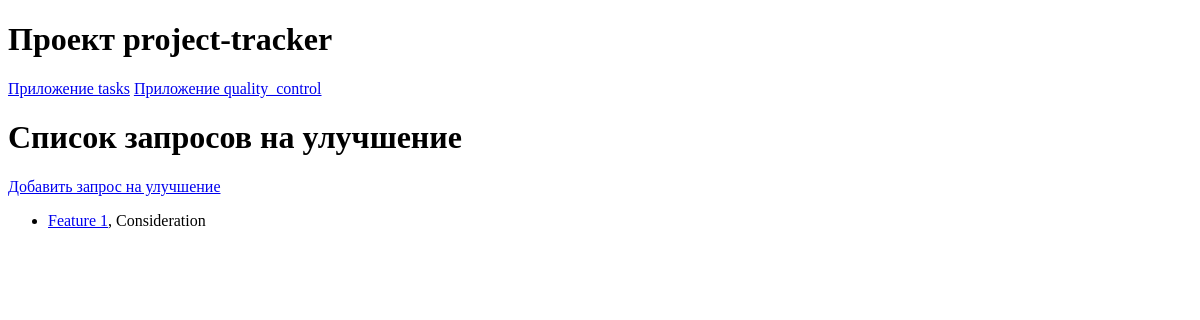
The page /quality_control/features/ on the database as committed earlier.
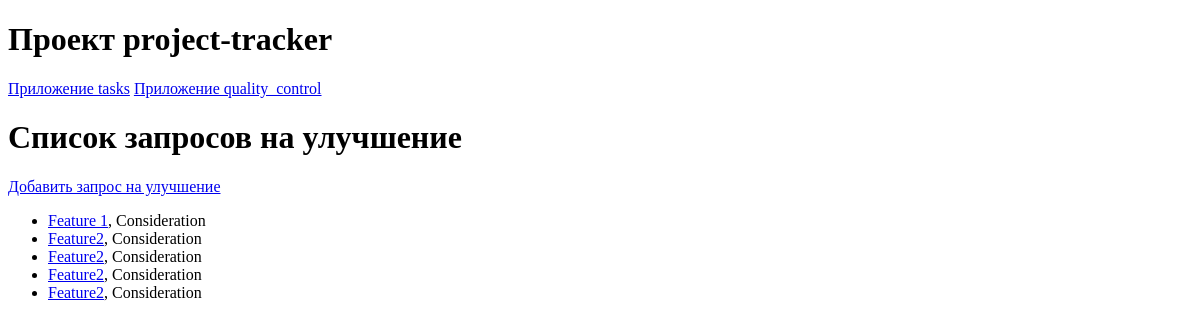
The same page on the database as committed later.
### quality_control/models.py (models this page shows)
class FeatureRequest(models.Model):
    STATUS_CHOICES = [
        ('Consideration','Рассмотрение'),
        ('Accepted','Принято'),
        ('Rejected','Отклонено')
    ]
    PRIORITY_CHOICES = [
        ('3', 'Hard'),
        ('2','Medium'),
        ('1','Light')
    ]
    title = models.CharField(max_length=50)
    description = models.TextField()
    project = models.ForeignKey(
        Project,
        related_name='project_as_featurerequest',
        on_delete=models.CASCADE
    )
    task = models.ForeignKey(
        Task,
        related_name='task_as_featurerequest',
        on_delete=models.SET_NULL,
        null =True
    )
    status = models.CharField(
        max_length=50,
        choices=STATUS_CHOICES,
        default='New',
    )
    priority = models.CharField(
        max_length=50,
        choices=PRIORITY_CHOICES,
        default='1'
    )
    created_at = models.DateTimeField(auto_now_add=True)
    update_at = models.DateTimeField(auto_now=True)

### quality_control/views.py (the view)
# urls.py: path('features/', views.feature_list, name='feature_list'),
def feature_list(request):
    features = FeatureRequest.objects.all()
    return render(request, 'quality_control/feature_list.html', {'feature_list': features})

### quality_control/templates/quality_control/feature_list.html
{% extends 'base/base.html' %}
{% block content %}
    <h1>Список запросов на улучшение</h1>
    <p><a href="{% url 'quality_control:create_featurerequest' %}">Добавить запрос на улучшение</a></p>
    <ul>
        {% for feature in feature_list %}
            <li><a href = "{% url 'quality_control:feature_id_detail' feature.id %}">{{ feature.title }}</a>, <a>{{ feature.status }}</a></li>
        {% endfor %}
    </ul>
{% endblock %}

Rows that differ between the two databases and show on the page:
added FeatureRequest: title "Feature2", status "Consideration"
added FeatureRequest: title "Feature2", status "Consideration"
added FeatureRequest: title "Feature2", status "Consideration"
added FeatureRequest: title "Feature2", status "Consideration"
